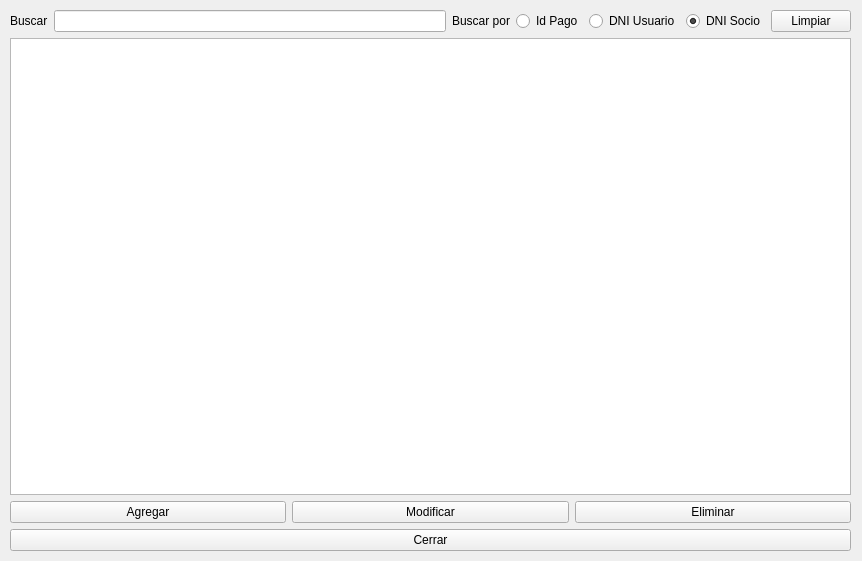
<?xml version="1.0" encoding="UTF-8"?>
<ui version="4.0">
 <class>VentanaPagosCuotas</class>
 <widget class="QWidget" name="VentanaPagosCuotas">
  <property name="geometry">
   <rect>
    <x>0</x>
    <y>0</y>
    <width>862</width>
    <height>561</height>
   </rect>
  </property>
  <property name="windowTitle">
   <string>Form</string>
  </property>
  <widget class="QWidget" name="verticalLayoutWidget">
   <property name="geometry">
    <rect>
     <x>10</x>
     <y>10</y>
     <width>841</width>
     <height>541</height>
    </rect>
   </property>
   <layout class="QVBoxLayout" name="verticalLayout">
    <item>
     <layout class="QHBoxLayout" name="horizontalLayout">
      <item>
       <widget class="QLabel" name="lbBuscar">
        <property name="text">
         <string>Buscar</string>
        </property>
       </widget>
      </item>
      <item>
       <widget class="QLineEdit" name="txtBuscar"/>
      </item>
      <item>
       <widget class="QLabel" name="lbBuscarPor">
        <property name="text">
         <string>Buscar por</string>
        </property>
       </widget>
      </item>
      <item>
       <widget class="QRadioButton" name="rbIdPago">
        <property name="text">
         <string>Id Pago</string>
        </property>
       </widget>
      </item>
      <item>
       <widget class="QRadioButton" name="lbDniUsuario">
        <property name="text">
         <string>DNI Usuario</string>
        </property>
       </widget>
      </item>
      <item>
       <widget class="QRadioButton" name="rbIdSocio">
        <property name="text">
         <string>DNI Socio</string>
        </property>
        <property name="checked">
         <bool>true</bool>
        </property>
       </widget>
      </item>
      <item>
       <widget class="QPushButton" name="btnLimpiar">
        <property name="text">
         <string>Limpiar</string>
        </property>
       </widget>
      </item>
     </layout>
    </item>
    <item>
     <widget class="QTableWidget" name="tbPagos"/>
    </item>
    <item>
     <layout class="QHBoxLayout" name="horizontalLayout_2">
      <property name="bottomMargin">
       <number>0</number>
      </property>
      <item>
       <widget class="QPushButton" name="btnAgregar">
        <property name="text">
         <string>Agregar</string>
        </property>
       </widget>
      </item>
      <item>
       <widget class="QPushButton" name="btnModificar">
        <property name="text">
         <string>Modificar</string>
        </property>
       </widget>
      </item>
      <item>
       <widget class="QPushButton" name="btnEliminar">
        <property name="text">
         <string>Eliminar</string>
        </property>
       </widget>
      </item>
     </layout>
    </item>
    <item>
     <widget class="QPushButton" name="btnCerrar">
      <property name="text">
       <string>Cerrar</string>
      </property>
     </widget>
    </item>
   </layout>
  </widget>
 </widget>
 <resources/>
 <connections/>
</ui>
